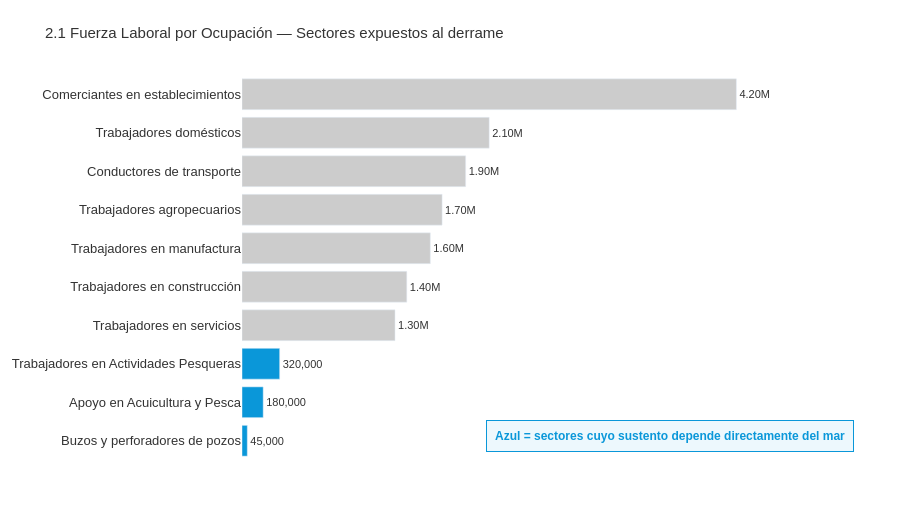

Notebook code cell kept with this figure:
### Markdown cell above
---
## 2. ¿Quiénes son los más vulnerables?

No todos los trabajadores del Golfo están igual de expuestos. Las actividades pesqueras y acuícolas dependen directamente de un mar sano — y Veracruz concentra la mayor parte de esa fuerza laboral en el país.

### Code cell
ocupaciones = pd.DataFrame({
    'Ocupacion': [
        'Comerciantes en establecimientos',
        'Trabajadores domésticos',
        'Conductores de transporte',
        'Trabajadores agropecuarios',
        'Trabajadores en manufactura',
        'Trabajadores en construcción',
        'Trabajadores en servicios',
        'Trabajadores en Actividades Pesqueras',
        'Apoyo en Acuicultura y Pesca',
        'Buzos y perforadores de pozos',
    ],
    'Total': [4200000, 2100000, 1900000, 1700000, 1600000,
              1400000, 1300000, 320000, 180000, 45000],
})
expuestas = ['Trabajadores en Actividades Pesqueras',
             'Apoyo en Acuicultura y Pesca',
             'Buzos y perforadores de pozos']
oc = ocupaciones.sort_values('Total', ascending=True)
colores_oc = [ODS_B if o in expuestas else NEUTRAL for o in oc['Ocupacion']]

fig = go.Figure(go.Bar(
    x=oc['Total'], y=oc['Ocupacion'],
    orientation='h',
    marker_color=colores_oc,
    text=oc['Total'].apply(lambda v: f'{v/1e6:.2f}M' if v >= 1e6 else f'{v:,}'),
    textposition='outside',
    textfont=dict(size=11),
))
fig.update_layout(
    **base_layout('2.1 Fuerza Laboral por Ocupación — Sectores expuestos al derrame', height=520),
    xaxis=dict(showgrid=False, showticklabels=False, zeroline=False,
               range=[0, oc['Total'].max()*1.25]),
    yaxis=dict(showgrid=False, zeroline=False),
    showlegend=False,
)
fig.add_annotation(
    text='<b style="color:#0A97D9">Azul = sectores cuyo sustento depende directamente del mar</b>',
    xref='paper', yref='paper', x=0.99, y=0.02, showarrow=False, align='right',
    font=dict(size=12), bgcolor='rgba(10,151,217,0.07)',
    bordercolor=ODS_B, borderwidth=1, borderpad=8,
)
fig.show()

### Figure 1 — Plotly figure (JSON) as saved in the notebook; plotly's stock layout.template omitted (floating-point values rounded to 4 significant figures)
{"data": [{"marker": {"color": ["#0A97D9", "#0A97D9", "#0A97D9", "#CCCCCC", "#CCCCCC", "#CCCCCC", "#CCCCCC", "#CCCCCC", "#CCCCCC", "#CCCCCC"]}, "orientation": "h", "text": ["45,000", "180,000", "320,000", "1.30M", "1.40M", "1.60M", "1.70M", "1.90M", "2.10M", "4.20M"], "textfont": {"size": 11}, "textposition": "outside", "type": "bar", "x": [45000, 180000, 320000, 1300000, 1400000, 1600000, 1700000, 1900000, 2100000, 4200000], "y": ["Buzos y perforadores de pozos", "Apoyo en Acuicultura y Pesca", "Trabajadores en Actividades Pesqueras", "Trabajadores en servicios", "Trabajadores en construcción", "Trabajadores en manufactura", "Trabajadores agropecuarios", "Conductores de transporte", "Trabajadores domésticos", "Comerciantes en establecimientos"]}], "layout": {"annotations": [{"align": "right", "bgcolor": "rgba(10,151,217,0.07)", "bordercolor": "#0A97D9", "borderpad": 8, "borderwidth": 1, "font": {"size": 12}, "showarrow": false, "text": "<b style=\"color:#0A97D9\">Azul = sectores cuyo sustento depende directamente del mar</b>", "x": 0.99, "xref": "paper", "y": 0.02, "yref": "paper"}], "font": {"color": "#333333", "family": "Arial, sans-serif", "size": 13}, "height": 520, "margin": {"b": 60, "l": 60, "r": 40, "t": 75}, "paper_bgcolor": "white", "plot_bgcolor": "white", "showlegend": false, "title": {"font": {"color": "#333333", "family": "Arial", "size": 15}, "text": "2.1 Fuerza Laboral por Ocupación — Sectores expuestos al derrame"}, "xaxis": {"range": [0, 5250000.0], "showgrid": false, "showticklabels": false, "zeroline": false}, "yaxis": {"showgrid": false, "zeroline": false}}}
